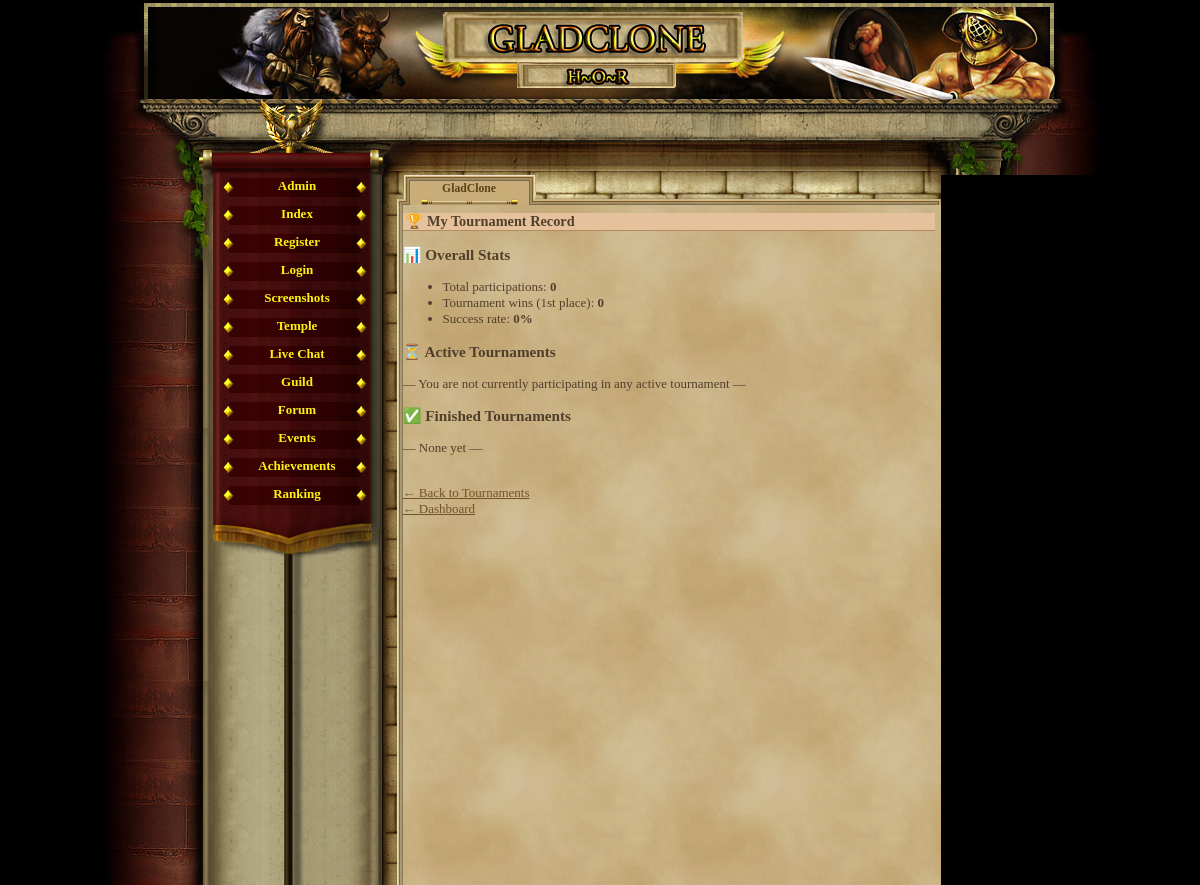
Page /player_tournaments.php (signed in) on the earlier database version.
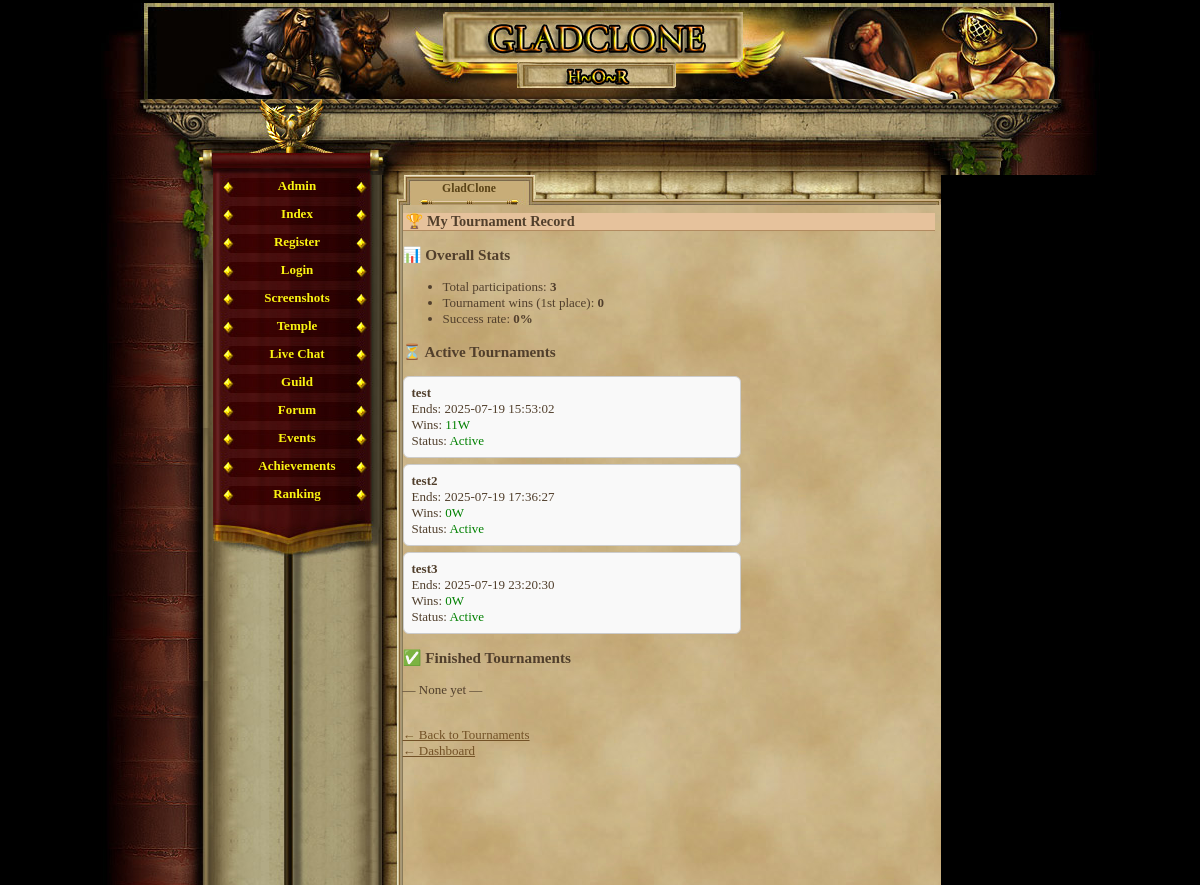
Same page on the later database version.
### tables this page shows
CREATE TABLE `tournament_players` (
  `id` int(11) NOT NULL AUTO_INCREMENT,
  `tournament_id` int(11) DEFAULT NULL,
  `player_id` int(11) DEFAULT NULL,
  `wins` int(11) DEFAULT '0',
  `eliminated` tinyint(1) DEFAULT '0',
  `bracket_position` int(11) DEFAULT NULL,
  `losses` int(11) DEFAULT '0',
  PRIMARY KEY (`id`),
  KEY `tournament_id` (`tournament_id`),
  KEY `player_id` (`player_id`),
  CONSTRAINT `tournament_players_ibfk_1` FOREIGN KEY (`tournament_id`) REFERENCES `tournaments` (`id`),
  CONSTRAINT `tournament_players_ibfk_2` FOREIGN KEY (`player_id`) REFERENCES `gracze` (`id`)
);

CREATE TABLE `tournaments` (
  `id` int(11) NOT NULL AUTO_INCREMENT,
  `name` varchar(100) DEFAULT NULL,
  `start_time` datetime DEFAULT NULL,
  `end_time` datetime DEFAULT NULL,
  `status` enum('upcoming','active','completed') DEFAULT 'upcoming',
  PRIMARY KEY (`id`)
);

### player_tournaments.php (the view, shortened to what this page needs)
<?php
require_once('var/ustawienia.php');
require_once('gora_strony.php');
require_once('menu_l.php');
$player_id = $_SESSION['id'];
$now = date('Y-m-d H:i:s');
$stat_sql = "
    SELECT
        COUNT(*) AS total_entries,
        SUM(CASE WHEN tp.bracket_position = 1 THEN 1 END) AS wins
    FROM tournament_players tp
    WHERE tp.player_id = ?";
$stat = $conn->prepare($stat_sql);
$stat->bind_param("i", $player_id);
$stat->execute();
$stats = $stat->get_result()->fetch_assoc();
$entries = $stats['total_entries'] ?? 0;
$wins    = $stats['wins'] ?? 0;
$rate    = $entries ? round($wins / $entries * 100, 1) : 0;
$active_sql = "
    SELECT t.id, t.name, t.end_time,
           tp.wins AS pvp_wins,
           tp.eliminated
    FROM tournaments t
    JOIN tournament_players tp ON tp.tournament_id = t.id
    WHERE tp.player_id = ?
      AND t.end_time >= ?";
$active = $conn->prepare($active_sql);
$active->bind_param("is", $player_id, $now);
$active->execute();
$active_res = $active->get_result();
$finished_sql = "
    SELECT t.id, t.name, t.end_time,
           tp.bracket_position,
           tp.eliminated
    FROM tournaments t
    JOIN tournament_players tp ON tp.tournament_id = t.id
    WHERE tp.player_id = ?
      AND t.end_time < ?
    ORDER BY t.end_time DESC";
$finished = $conn->prepare($finished_sql);
$finished->bind_param("is", $player_id, $now);
$finished->execute();
$finished_res = $finished->get_result();
?>
<h2>🏆 My Tournament Record</h2>
<h3>📊 Overall Stats</h3>
<ul>
  <li>Total participations: <strong><?= $entries ?></strong></li>
  <li>Tournament wins (1st place): <strong><?= $wins ?></strong></li>
  <li>Success rate: <strong><?= $rate ?>%</strong></li>
</ul>
<h3>⏳ Active Tournaments</h3>
<?php if ($active_res->num_rows === 0): ?>
  <p>— You are not currently participating in any active tournament —</p>
<?php else: ?>
  <?php while ($row = $active_res->fetch_assoc()): ?>
    <div class="tour-card">
      <strong><?= htmlspecialchars($row['name']) ?></strong><br>
      Ends: <?= $row['end_time'] ?><br>
      Wins: <span style="color:green;"><?= $row['pvp_wins'] ?>W</span><br>
      Status: <?= $row['eliminated'] ? '<span style="color:red;">Eliminated</span>' : '<span style="color:green;">Active</span>' ?>
    </div>
  <?php endwhile; ?>
<?php endif; ?>
<h3>✅ Finished Tournaments</h3>
<?php if ($finished_res->num_rows === 0): ?>
  <p>— None yet —</p>
<?php endif; ?>
<br><a href="tournament_list.php">← Back to Tournaments</a>
<br><a href="index.php">← Dashboard</a>

### gora_strony.php (shortened to what this page needs)
<html>
	<head>
				<link href="game_05.css" rel="stylesheet" type="text/css" media="screen" />				<style type=text/css></style>
	</head>
<body ><div id="container">
	<div id="header"></div>
	<div id="charvalues_leer">
		<div style="position:relative; left:380px; top:22px; width:500px; height:45px;">
			<div style="position:absolute; width:150px; height:45px; left:0px; top:0px;">
			</div>
			<div style="position:absolute; width:150px; height:45px; left:153px;">
			</div>
			<div style="position:absolute; width:150px; height:45px; left:298px;">
			</div>
		</div>
	</div>
	<div id="main">
		<table cellspacing="0" cellpadding="0" height="100%" border="0">
			<tr height="100%">
				<td height="100%" valign="top" id="leftblock_middle">
					<div id="leftblock_top"></div>
				</td>

### menu_l.php
<?php
         if(empty($_SESSION['user'])){
             echo '
              <td valign="top" id="mainmenu">
                <a class = "menuitem_aktive" href="admin_panel.php" title="Index" target="_self">Admin</a>
                 <a class = "menuitem_aktive" href="index.php" title="Index" target="_self">Index</a>
                 <a class = "menuitem_aktive" href="rejestracja.php" title="Register" target="_self">Register</a>
                 <a class = "menuitem_aktive" href="logowanie.php" title="Login" target="_self">Login</a>
                 <a class = "menuitem_aktive" href="screenshot.php" title="Screenshots" target="_self">Screenshots</a>
				 <a class = "menuitem_aktive" href="deity_temple.php" title="Temple" target="_self">Temple</a>
				 <a class = "menuitem_aktive" href="chatbox.php" title="Live Chat" target="_self">Live Chat</a>
				 <a class = "menuitem_aktive" href="guild.php" title="Guild" target="_self">Guild</a>
                 <a class = "menuitem_aktive" href="forum.php" title="Forum" target="_self">Forum</a>
                 <a class = "menuitem_aktive" href="event_portal.php" title="Events" target="_self">Events</a>
				 <a class = "menuitem_aktive" href="achievements.php" title="Αchievements" target="_self">Αchievements</a>
                 <a class = "menuitem_aktive" href="ranking2.php" title="Ranking" target="_self">Ranking</a>
             ';
         } else {
             echo '              <td valign="top" id="mainmenu">
                 <a class = "menuitem_aktive" href="konto.php" title="User" target="_self">User</a>
			 ';
         }
        ?>
          	<div id="menufooter"></div>
				</td>
				<td id="contentBox" valign="top">
					<table cellspacing="0" cellpadding="0" height="100%" width="100%" border="0">
						<tr style="height:30px;">
							<td id="corner1"></td>
							<td><div class="tab_aktive" ><span>GladClone</span></div>
							<div class="tab_empty" style="background-image:url(img/interface/reiter_c2.jpg);"></div>
							<div class="tab_empty" style="background-image:url(img/interface/reiter_c3.jpg);"></div>
						      <div class="tab_empty" style="background-image:url(img/interface/reiter_c4.jpg);"></div></td>
							<td id="corner2"></td>
						</tr>
						<tr style="height:100%;">
							<td class="border_left"></td>
							<td id="content">

### game_05.css (style rules this page uses)
body, html { margin: 0; padding: 0; font-family:"Palatino Linotype", "Times New Roman", Times, serif; text-align: center; color: #513F2C; background-color: #000; font-size:16px; }
table { font-size:13px; }
h2 { text-align:left; border-bottom:1px solid #b28b60; color:#513F2C; background-color:#e6c29c; margin:8px 0px 0px 0px; padding-left:3px; font-size:1.1em; }
#container { margin: auto; width: 999px; height: 100%; text-align: left; }
#header { margin-top:3px; height: 96px; background-image:url(img/interface/header.jpg); }
#charvalues_leer { height: 76px; background-image:url(img/interface/statusbalken_leer.jpg); }
#main { width: 999px; height:710px; text-align: left; }
a { -moz-user-focus: none; -moz-outline: none; outline: none; }
#leftblock_top { background-image:url(img/interface/pflanze_l.jpg); width:112px; height:135px; }
#leftblock_middle { width:112px; background-image:url(img/interface/bg_l_b.jpg); background-repeat: repeat-y; }
#mainmenu { background-image:url(img/interface/wand_bg_2.jpg); background-repeat:repeat-y; height:100%; }
.menuitem_aktive { display:block; text-align:center; background-image:url(img/interface/navi_b.jpg); width:169px; height:25px; color: #FAF311; text-decoration: none; padding-top:3px; font-weight:bold; }
#menufooter { background-image:url(img/interface/navi_abschluss.jpg); width:169px; height:51px; }
#contentBox { width:559px; height:100%; background-image:url(img/interface/papierus.jpg); background-repeat:repeat; }
#content { height:560px; vertical-align:top; }
#content a { color:#735227; }
#corner1 { background-image:url(img/interface/papier_ecke_l.jpg); width:21px; height:30px; }
#corner2 { background-image:url(img/interface/papier_ecke_r.jpg); width:6px; height:30px; }
.border_left { background-image:url(img/interface/papier_rahmen_l.jpg); background-repeat:repeat-y; }
.tab_empty { text-align:center; float:left; background-position:top left; background-repeat:no-repeat; height: 30px; width: 133px; }
.tab_aktive { text-align:center; float:left; background-image:url(img/interface/reiter_a.jpg); background-position:top left; background-repeat:no-repeat; height: 30px; width: 133px; }
.tab_aktive span { position: relative; top:7px; color: #5A4317; font-size:0.9em; text-decoration: none; font-weight:bold; }

### player_tournaments.php (style rules this page uses)
.tour-card { border:1px solid #ccc;padding:8px;margin:6px 0;border-radius:6px; background:#f9f9f9;max-width:320px; }

Differences in the rows shown:
added tournament_players: tournament.name "test", tournament.end_time "2025-07-19 15:53:02", wins "11", eliminated "Active"
added tournament_players: tournament.name "test2", tournament.end_time "2025-07-19 17:36:27", wins "0", eliminated "Active"
added tournament_players: tournament.name "test3", tournament.end_time "2025-07-19 23:20:30", wins "0", eliminated "Active"
Other differences:
$entries: "0" → "3"
text no longer shown: "— You are not currently participating in any active tournament —"
